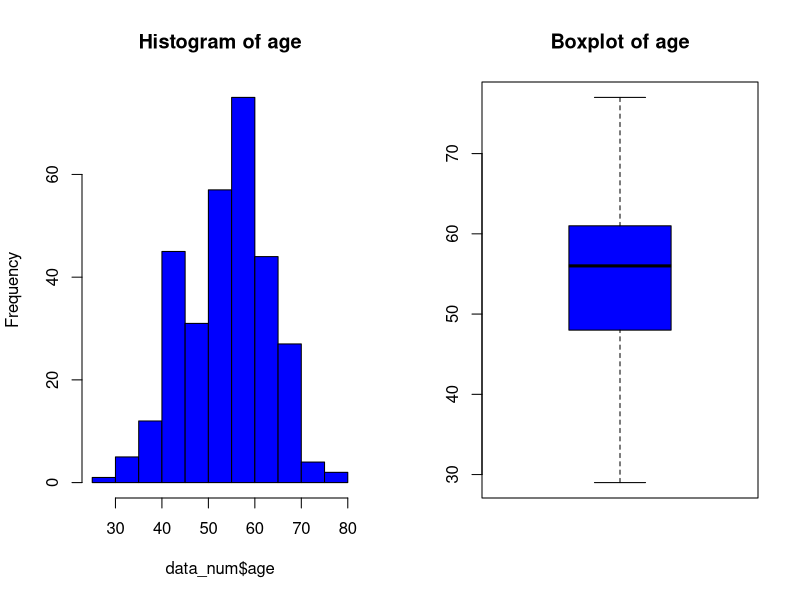
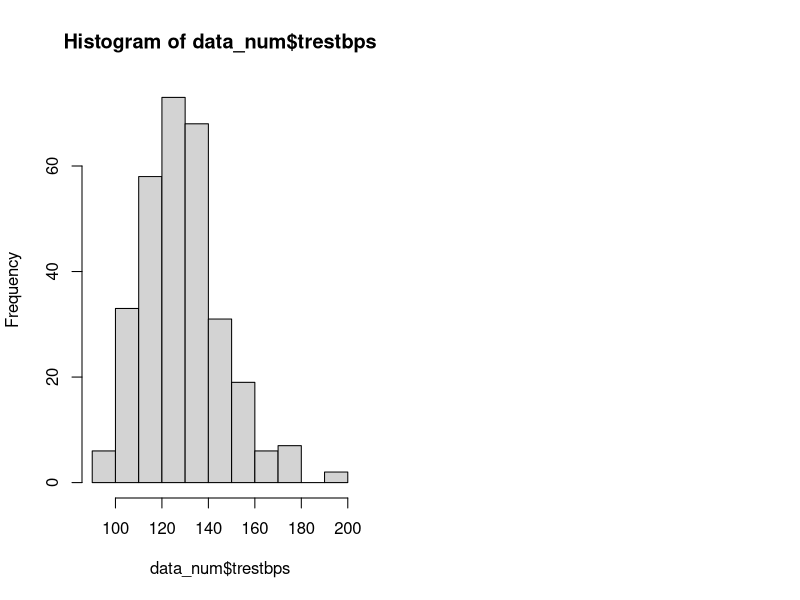
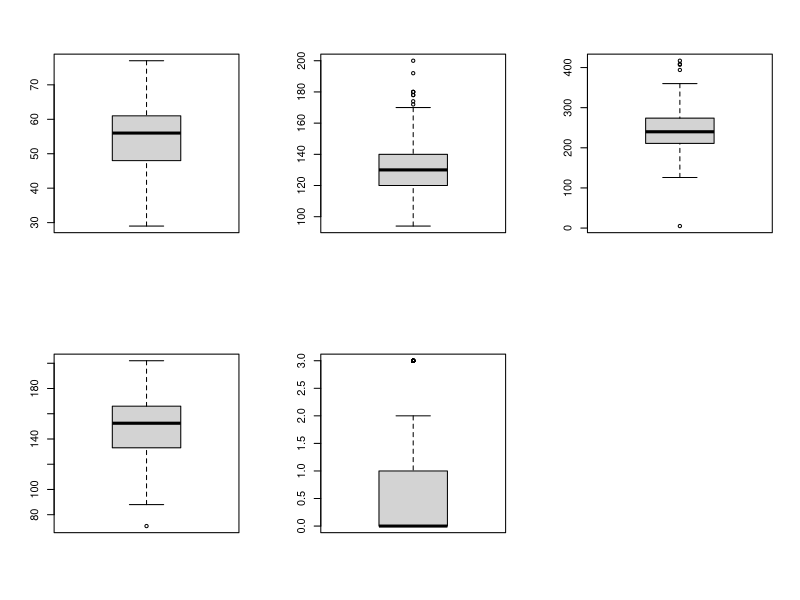
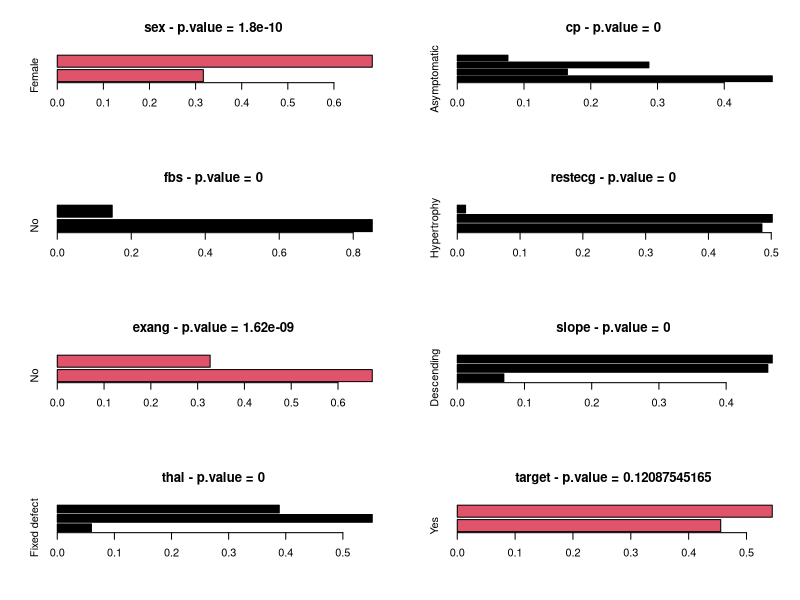

Write the R code that produced these figures, in order.
## ---- chunk 1
knitr::opts_chunk$set(echo = TRUE)
## ---- chunk 2
dataset = read.csv("heart_mod_2023-02-08.csv", sep = 'p')

# Paciente 86(chol): valor de 5 es muy bajito. Se escribe missing value (NA).
# Paciente 158(age):  valor de 350 es imposible. Se escibe missing value (NA).

sapply(dataset,class)

dataset$sex <- as.factor(dataset$sex)
levels(dataset$sex) <- c('Female','Male')
table(dataset$sex)

dataset$cp <- as.factor(dataset$cp)
levels(dataset$cp) <- c('Asymptomatic', 'Atypical angina', 'No angina', 'Typical angina')

dataset$fbs <- as.factor(dataset$fbs)
levels(dataset$fbs) <- c('No', 'Yes')

dataset$restecg <- as.factor(dataset$restecg)
levels(dataset$restecg) <- c('Hypertrophy','Normal','Abnromalities')

dataset$exang <- as.factor(dataset$exang)
levels(dataset$exang) <- c('No','Yes')

dataset$slope <- as.factor(dataset$slope)
levels(dataset$slope) <- c('Descending','Flat','Ascending')

dataset$chol <- as.numeric(dataset$chol)

dataset$thal <- as.factor(dataset$thal)
levels(dataset$thal) <- c('Fixed defect','Normal flow','Reversible defect')

dataset$target <- as.character(dataset$target)

dataset$target[dataset$target == "11"] <- "1"
dataset$target[dataset$target == "O"] <- "0"

dataset$target


dataset$target <- as.factor(dataset$target)
levels(dataset$target) <- c('Yes','No')

dataset <- dataset[,-1]

dataset$oldpeak <- gsub(",",".", dataset$oldpeak)
type_class <- sapply(dataset,class)
table(type_class)

df_variable <- data.frame(nombre = names(dataset), tipo = type_class)

data_num <- dataset[,type_class %in% c('integer','numeric')]
data_fac <- dataset[,type_class %in% c('factor')]

dataset$chol[dataset$chol == 5] <- NA
dataset$trestbps[dataset$trestbps == 1540] <- 154
data_num$trestbps[data_num$trestbps == 1540] <- 154


data_num$age[data_num$age > 200] <- NA
data_num$age
mean_age<- mean(dataset$age, na.rm = TRUE)
data_num$age[is.na(data_num$age)] <- mean_age
par(mfrow = c(1,2))
hist(data_num$age, c = 'blue', main = "Histogram of age")
boxplot(data_num$age, col = 'blue', main = "Boxplot of age")

mean_trestbps <- mean(dataset$trestbps, na.rm = TRUE)
data_num$trestbps[is.na(data_num$trestbps)] <- mean_trestbps
hist(data_num$trestbps)

dataset

par(mfrow = c(2,3))
for (i in data_num[1:5]){
  boxplot(i)
}

pdf(file = "~/Documents/Machine Learning 1/ml_class2/Diego_Rosado_barplots.pdf")
par(mfrow = c(4,2))
for (i in 1:8){
  valores = table(data_fac[,i])
  proporciones = prop.table(valores)
  pvalores = round(chisq.test(valores)$p.value, digits = 11)
  colores = ifelse(pvalores < 1e-15, 1,2)
  barplot(proporciones, horiz = TRUE, main = paste0(names(data_fac[i]), ' - p.value = ',pvalores), col = colores)
}
dev.off


centralizados <- function(var_num){
  mean_var <-  mean(var_num, na.rm = T)
  var_cen <- var_num - mean_var
  var_sd <- sd(var_num, na.rm = T)
  var_cen_sd <- var_cen/var_sd
  return(var_cen_sd)
}   


## ---- chunk 3
datos_centralizados <- matrix(nrow = 303, ncol = 5)
for (i in 1:length(data_num)){
  datos_centralizados[,i] <- centralizados(data_num[,i])
}

datos_centralizados <- as.data.frame(datos_centralizados)

data_num_total <- cbind(data_num,datos_centralizados)


## ---- chunk 4






